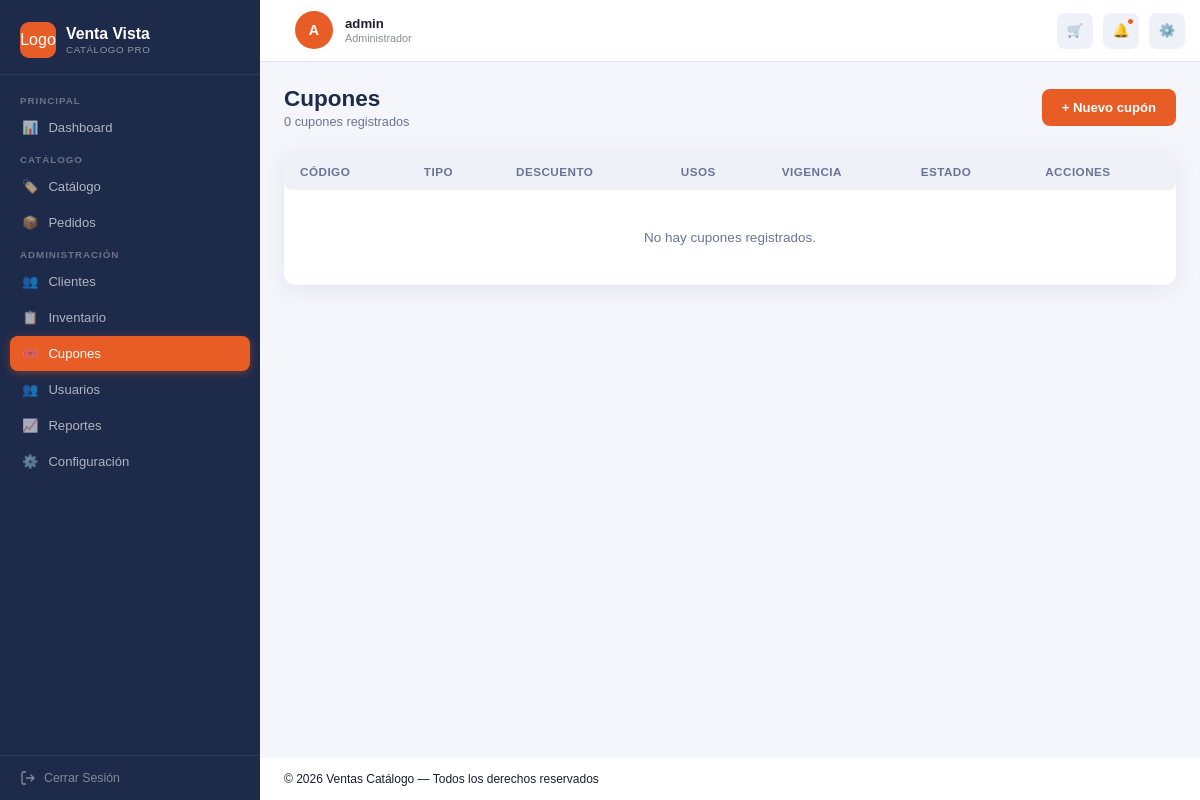
/cupones (signed in), run on an earlier commit of the app's database.
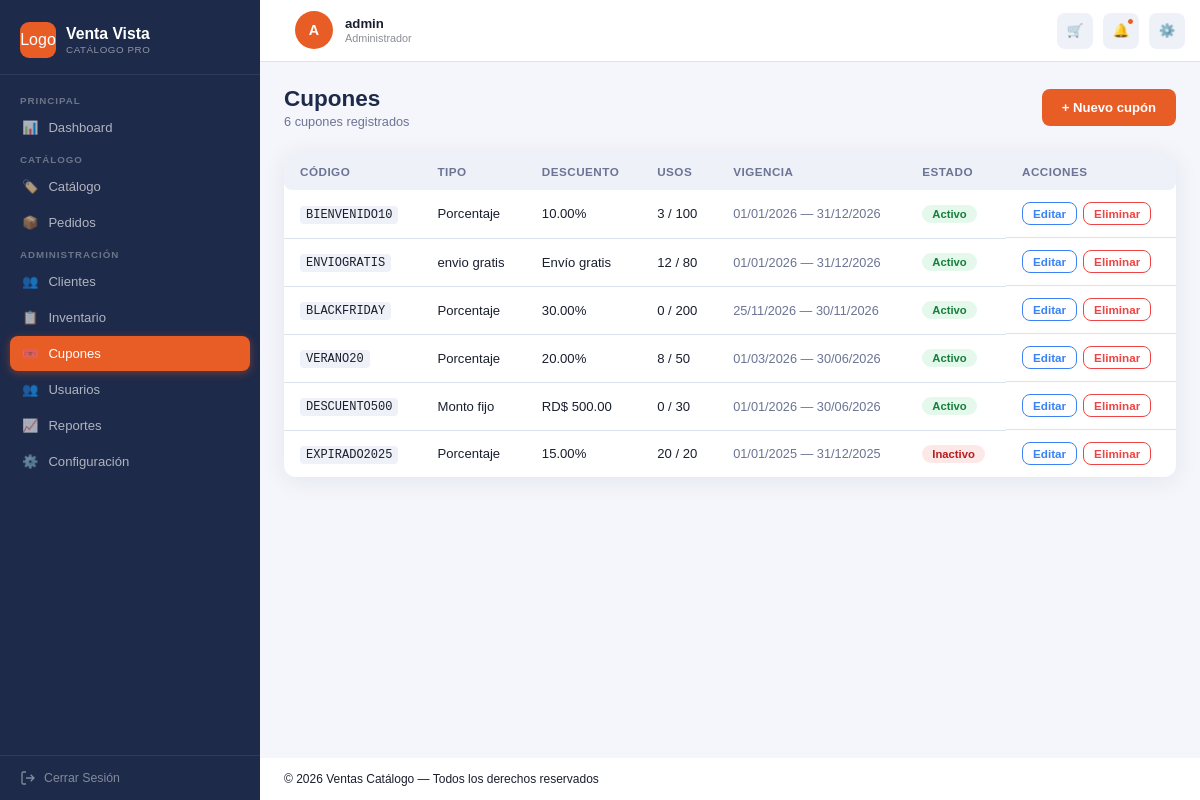
And on a later commit of the database.
### tables this page shows
CREATE TABLE cupones ( 

    idCupon         INT           NOT NULL AUTO_INCREMENT, 

    codigo          VARCHAR(30)   NOT NULL, 

    tipo            ENUM('Porcentaje','Monto_fijo','envio_gratis') 

                                  NOT NULL DEFAULT 'Porcentaje', 

    descuento       DECIMAL(10,2) NOT NULL DEFAULT 0.00, 

    usoMaximo       INT           NOT NULL DEFAULT 1, 

    usosActuales    INT           NOT NULL DEFAULT 0, 

    fechaInicio     DATE          NOT NULL, 

    fechaVencimiento DATE         NOT NULL, 

    activo          TINYINT(1)    NOT NULL DEFAULT 1, 

    PRIMARY KEY (idCupon), 

    UNIQUE KEY uk_cupon_codigo (codigo) 

);

### app/core/Controller.php (called while the page is built, shortened)
<?php
abstract class Controller {
    protected function render(string $vista, array $datos = []): void {
        require dirname(__DIR__) . '/views/layouts/layout.php';
    }
}

### app/controllers/CuponController.php (called while the page is built, shortened)
<?php
class CuponController extends Controller {
    public function index(): void {
        $this->render('cupones/index', [
            'cupones' => Cupon::obtenerTodos(),
            'flash'   => $this->getFlash(),
            'usuario' => $this->usuarioActual(),
        ]);
    }
}

### app/core/Router.php (called while the page is built, shortened)
<?php
class Router {
    public function run(){
        $url = $_GET['url'] ?? '';
        $url = trim($url, '/');
        $routes = require dirname(__DIR__, 2) . '/config/routes.php';
        if (isset($routes[$url])) {
            $action = $routes[$url]['action'];
        }
        else{
            $controllerName = 'AuthController';
            $action = 'login';
        }
        $controller = new $controllerClass();
        $controller->$action();
    }
}

### public/index.php (called while the page is built, shortened)
<?php
$router = new Router();
$router->run();
?>

### app/models/Cupon.php (called while the page is built, shortened)
<?php
class Cupon extends Model {
    public static function obtenerTodos(): array {
        return self::db()
            ->query("SELECT * FROM cupones ORDER BY fechaVencimiento DESC")
            ->fetchAll(PDO::FETCH_ASSOC);
    }
}

### app/views/cupones/index.php (the view, shortened to what this page needs)
<?php $cupones = $cupones ?? []; ?>
<div class="page-header">
    <div>
        <h1 class="page-titulo">Cupones</h1>
        <p class="page-sub"><?= count($cupones) ?> cupones registrados</p>
    </div>
    <a href="<?= BASE_URL ?>cupones/crear" class="btn btn-primario">+ Nuevo cupón</a>
</div>
<div class="panel">
    <div class="tabla-wrapper">
        <table class="tabla">
            <thead>
                <tr>
                    <th>Código</th>
                    <th>Tipo</th>
                    <th>Descuento</th>
                    <th>Usos</th>
                    <th>Vigencia</th>
                    <th>Estado</th>
                    <th>Acciones</th>
                </tr>
            </thead>
            <tbody>
                <?php if (empty($cupones)): ?>
                    <tr><td colspan="7" class="tabla-vacia">No hay cupones registrados.</td></tr>
                <?php else: ?>
                    <?php foreach ($cupones as $c): ?>
                    <tr>
                        <td><span class="codigo"><?= htmlspecialchars($c['codigo']) ?></span></td>
                        <td><?= htmlspecialchars(str_replace('_', ' ', $c['tipo'])) ?></td>
                        <td>
                            <?php if ($c['tipo'] === 'Monto_fijo'): ?>
                                RD$ <?= number_format($c['descuento'], 2) ?>
                            <?php elseif ($c['tipo'] === 'envio_gratis'): ?>
                                Envío gratis
                            <?php else: ?>
                                <?= $c['descuento'] ?>%
                            <?php endif; ?>
                        </td>
                        <td><?= $c['usosActuales'] ?> / <?= $c['usoMaximo'] ?></td>
                        <td class="texto-muted">
                            <?= date('d/m/Y', strtotime($c['fechaInicio'])) ?> —
                            <?= date('d/m/Y', strtotime($c['fechaVencimiento'])) ?>
                        </td>
                        <td>
                            <span class="badge <?= $c['activo'] ? 'badge--verde' : 'badge--rojo' ?>">
                                <?= $c['activo'] ? 'Activo' : 'Inactivo' ?>
                            </span>
                        </td>
                        <td class="acciones">
                            <a href="<?= BASE_URL ?>cupones/editar?id=<?= $c['idCupon'] ?>" class="btn-tabla btn-tabla--editar">Editar</a>
                            <form method="POST" action="<?= BASE_URL ?>cupones/eliminar" style="display:inline"
                                  onsubmit="return confirm('¿Eliminar este cupón?')">
                                <button class="btn-tabla btn-tabla--eliminar" type="submit">Eliminar</button>
                            </form>
                        </td>
                    </tr>
                    <?php endforeach; ?>
                <?php endif; ?>
            </tbody>
        </table>
    </div>
</div>

What changed in the data, as far as the page shows it:
added cupones: codigo "BIENVENIDO10", tipo "Porcentaje", descuento "10.00", usosActuales "3", usoMaximo "100", fechaInicio "01/01/2026", fechaVencimiento "31/12/2026", activo "Activo"
added cupones: codigo "ENVIOGRATIS", tipo "envio gratis", shows "Envío gratis", usosActuales "12", usoMaximo "80", fechaInicio "01/01/2026", fechaVencimiento "31/12/2026", activo "Activo"
added cupones: codigo "BLACKFRIDAY", tipo "Porcentaje", descuento "30.00", usosActuales "0", usoMaximo "200", fechaInicio "25/11/2026", fechaVencimiento "30/11/2026", activo "Activo"
added cupones: codigo "VERANO20", tipo "Porcentaje", descuento "20.00", usosActuales "8", usoMaximo "50", fechaInicio "01/03/2026", fechaVencimiento "30/06/2026", activo "Activo"
added cupones: codigo "DESCUENTO500", tipo "Monto fijo", descuento "500.00", usosActuales "0", usoMaximo "30", fechaInicio "01/01/2026", fechaVencimiento "30/06/2026", activo "Activo"
added cupones: codigo "EXPIRADO2025", tipo "Porcentaje", descuento "15.00", usosActuales "20", usoMaximo "20", fechaInicio "01/01/2025", fechaVencimiento "31/12/2025", activo "Inactivo"
Also different on the page:
count($cupones): "0" → "6"
text no longer shown: "No hay cupones registrados."
